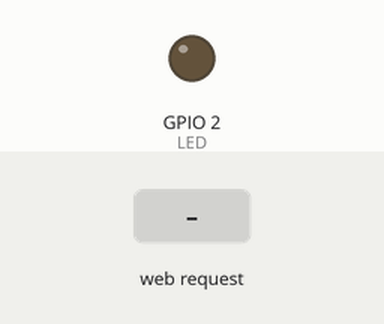
A sketch run on a simulated ESP32. Shown: output pins drawn as LEDs (lit = HIGH). The test bench sets the inputs (shaded band). WiFi joins after 1.5 s; servers stay silent unless stated; what the sketch prints to the serial monitor is not drawn.

Above: at 2.7 s.
2.8 s: HTTP request GET /allon received
At 3.9 s:
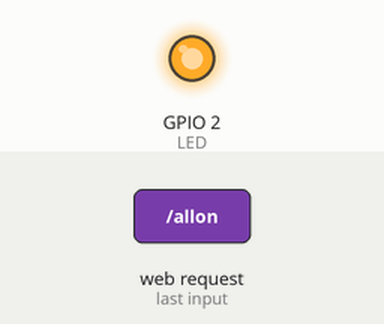
4.3 s: HTTP request GET /set?pwm=120 received
At 5.0 s:
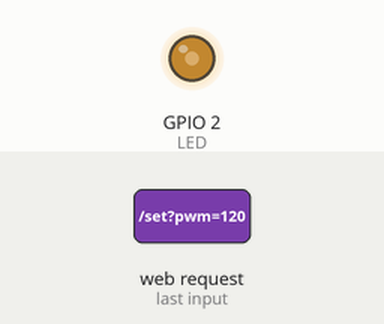
5.8 s: HTTP request GET /allon?pwm=1 received
At 6.2 s:
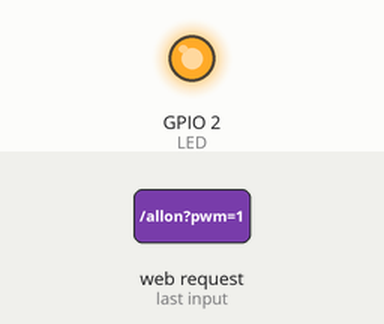
Timing chart, 0 to 8.8 s (numbered marks = the images above; inputs shaded):
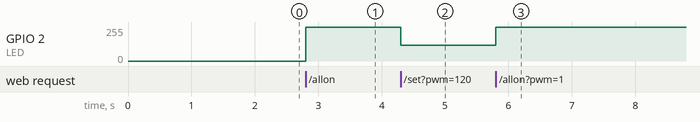

The sketch:

sketch_may24a.ino
```cpp
#include <WiFi.h>
#include <WebServer.h>

const char* ssid = "OnePlus Ace 3";
const char* password = "1234567890";
const int LED = 2;
WebServer server(80);

String makePage()
{
  String html = R"rawliteral(
<!DOCTYPE html>
<html lang="zh-CN">
<head>
<meta charset="UTF-8">
<style>
body{text-align:center;font-size:18px;margin-top:40px;}
.slide{width:70%;margin:15px auto;}
</style>
</head>
<body>
<h1>单路LED调光</h1>
<p>亮度数值：<span id="val">0</span></p>
<input class="slide" type="range" id="slider" min="0" max="255" value="0">
<br>
<button onclick="fetch('/allon')">点亮</button>
<button onclick="fetch('/alloff')">熄灭</button>

<script>
let slider = document.getElementById('slider');
let showVal = document.getElementById('val');
slider.oninput = function(){
  showVal.innerText = this.value;
  fetch('/set?pwm='+this.value);
}
</script>
</body>
</html>
)rawliteral";
  return html;
}

void handleRoot(){
  server.send(200,"text/html;charset=utf-8",makePage());
}

void setLed(){
  int pwm = server.arg("pwm").toInt();
  analogWrite(LED,pwm);
  server.send(200,"text/plain","ok");
}

void allOn(){
  analogWrite(LED,255);
  server.send(200,"text/plain","ok");
}

void allOff(){
  analogWrite(LED,0);
  server.send(200,"text/plain","ok");
}

void setup()
{
  Serial.begin(115200);
  pinMode(LED,OUTPUT);
  WiFi.begin(ssid,password);
  Serial.print("WiFi连接中");
  while(WiFi.status() != WL_CONNECTED){
    delay(500);
    Serial.print(".");
  }
  Serial.println("\n网页访问地址：");
  Serial.println(WiFi.localIP());
  server.on("/",handleRoot);
  server.on("/set",setLed);
  server.on("/allon",allOn);
  server.on("/alloff",allOff);
  server.begin();
}

void loop(){
  server.handleClient();
}
```

Measured:
- after the input at 2.8 s, GPIO 2 (LED): 0/255 → 255/255 at once
- after the input at 4.3 s, GPIO 2 (LED): 255/255 → 120/255 at once
- after the input at 5.8 s, GPIO 2 (LED): 120/255 → 255/255 at once
